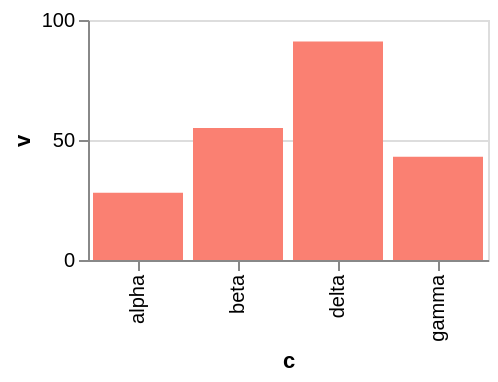

Express this chart as Vega-Lite.
### Vega-Lite specification from a JSON file in a GitHub repository (floating-point values rounded to 4 significant figures)
{"$schema": "https://vega.github.io/schema/vega-lite/v6.json", "width": 200, "height": 120, "data": {"values": [{"c": "alpha", "v": 28, "w": 3, "t": "2024-01-07"}, {"c": "beta", "v": 55, "w": 7, "t": "2024-03-19"}, {"c": "gamma", "v": 43, "w": 5, "t": "2024-06-02"}, {"c": "delta", "v": 91, "w": 9, "t": "2024-09-11"}]}, "mark": {"type": "bar", "fill": "salmon"}, "encoding": {"x": {"field": "c", "type": "nominal"}, "y": {"field": "v", "type": "quantitative"}}}
